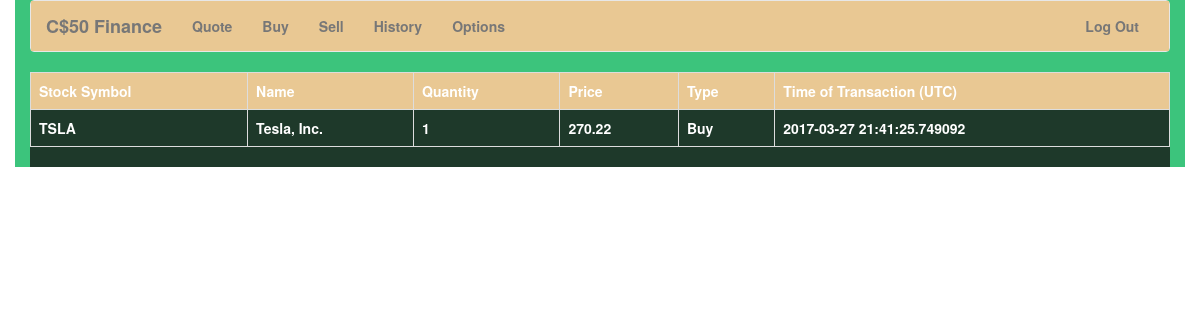
Page /history (signed in) on the committed database.
### tables this page shows
CREATE TABLE 'purchase_history' ('id' INTEGER PRIMARY KEY AUTOINCREMENT NOT NULL, 'username' TEXT NOT NULL, 'symbol' TEXT NOT NULL, 'name' TEXT NOT NULL, 'quantity' INTEGER NOT NULL, 'price' REAL NOT NULL, 'time_and_date' DATETIME NOT NULL DEFAULT CURRENT_TIMESTAMP, 'type' TEXT NOT NULL);

### application.py (the view)
@app.route("/history")
@login_required
def history():
    username = db.execute("SELECT username FROM users WHERE id=:userid", userid=session["user_id"])
    username = username[0]["username"]
    history = db.execute("SELECT * FROM purchase_history WHERE username=:username", username=username)
    l = len(history)
    return render_template("history.html", history=history, l=l)

### helpers.py (called while the page is built)
def login_required(f):
    @wraps(f)
    def decorated_function(*args, **kwargs):
        if session.get("user_id") is None:
            return redirect(url_for("login", next=request.url))
        return f(*args, **kwargs)
    return decorated_function

### templates/history.html (shortened to what this page needs)
{% extends "layout.html" %}
{% block main %}
    <div class="table-responsive">
       <table class="table table-bordered">
        <TR class="light bold">
            <TD>Stock Symbol</TD>
            <TD>Name</TD>
            <TD>Quantity</TD>
            <TD>Price</TD>
            <TD>Type</TD>
            <TD>Time of Transaction (UTC)</TD>
        </TR>
    {% for i in range(0, l) %}
        <TR>
            <TD>{{ history[i]['symbol'] }}</TD>
            <TD>{{ history[i]['name'] }}</TD>
            <TD>{{ history[i]['quantity'] }}</TD>
            <TD>{{ history[i]['price'] }} </TD>
            <TD>{{ history[i]['type'] }}</TD>
            <TD>{{ history[i]['time_and_date'] }}</TD>
        </TR>
    {% endfor %}
       </table>
    </div>
{% endblock %}

### static/styles.css (style rules this page uses)
main td { text-align: left; }
.bold { font-weight: 900; }
.light { background: #E9C893; }

### rows in the picture
purchase_history: symbol "TSLA", name "Tesla, Inc.", quantity "1", price "270.22", type "Buy", time_and_date "2017-03-27 21:41:25.749092"
